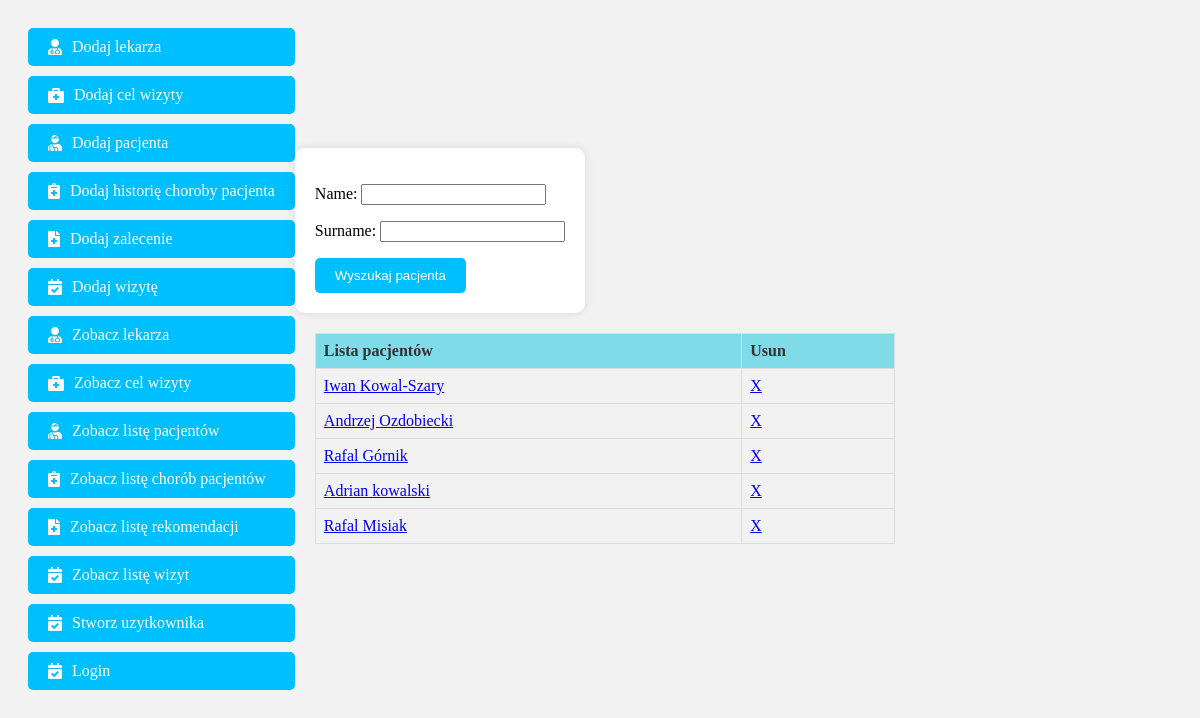
The page /show_patient/ on the database as committed earlier.
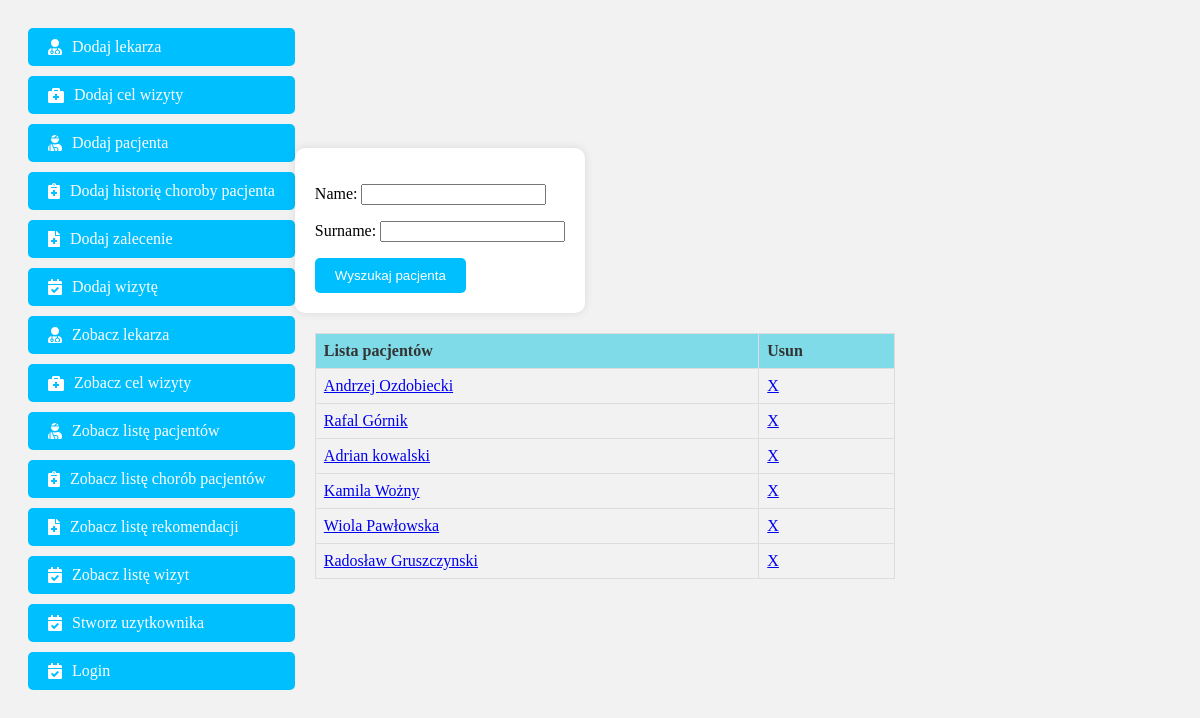
The same page on the database as committed later.
### registration/models.py (models this page shows, shortened)
class Patient(models.Model):
    name = models.CharField(max_length=64)
    surname = models.CharField(max_length=64)

### registration/views.py (the view)
# urls.py: path('show_patient/', views.LetShowPatients.as_view(), name='show_patients'),
class LetShowPatients(View):
    def get(self, request):
        db_patient = Patient.objects.all()
        form = PatientSearch(request.GET)
        if form.is_valid():
            name = form.cleaned_data.get('name', '')
            db_patient = db_patient.filter(name__contains=name)
            surname = form.cleaned_data.get('surname', '')
            if surname:
                db_patient = db_patient.filter(surname__contains=surname)
        return render(request, 'show_patient.html', {'patients': db_patient, 'form': form})

### registration/forms.py
class PatientSearch(forms.Form):
    name = forms.CharField(required=False)
    surname = forms.CharField(required=False)

### templates/show_patient.html
{% extends 'index.html' %}
{% block content %}
    <form class="nice-form">
    {{ form.as_p }}
     <button type="submit" class="nice-button">Wyszukaj pacjenta</button>
    </form>
<table class="nice-table">
    <thead>
        <tr>
            <th>Lista pacjentów</th>
            <th>Usun</th>
        </tr>
    </thead>
    <tbody>
        {% for patient in patients %}
        <tr>
            <td><a href="/show_patient/{{ patient.id }}">{{ patient.name }} {{ patient.surname }}</a></td>
            <td><a href="/delete_patient/{{ patient.id }}">X</a></td>
        </tr>
        {% endfor %}
    </tbody>
</table>
{% endblock %}

### templates/index.html (shortened to what this page needs)
{% load static %}
<!doctype html>
<html lang="en">
<head>
    <link rel="stylesheet" type="text/css" href="{% static 'base.css' %}">
    <link rel="stylesheet" href="https://cdnjs.cloudflare.com/ajax/libs/font-awesome/5.15.4/css/all.min.css">
</head>
<body class="contener">
<div class="menu">
    <a href="{% url 'doctor' %}">
        <i class="fas fa-user-md"></i>
        <span>Dodaj lekarza</span>
    </a>
    <a href="{% url 'reason' %}">
        <i class="fas fa-briefcase-medical"></i>
        <span>Dodaj cel wizyty</span>
    </a>
    <a href="{% url 'patient' %}">
        <i class="fas fa-user-injured"></i>
        <span>Dodaj pacjenta</span>
    </a>
    <a href="{% url 'history' %}">
        <i class="fas fa-notes-medical"></i>
        <span>Dodaj historię choroby pacjenta</span>
    </a>
    <a href="{% url 'recommendation' %}">
        <i class="fas fa-file-medical"></i>
        <span>Dodaj zalecenie</span>
    </a>
    <a href="{% url 'visit' %}">
        <i class="fas fa-calendar-check"></i>
        <span>Dodaj wizytę</span>
    </a>
    <a href="{% url 'show_doctors' %}">
        <i class="fas fa-user-md"></i>
        <span>Zobacz lekarza</span>
    </a>
    <a href="{% url 'show_reasons' %}">
        <i class="fas fa-briefcase-medical"></i>
        <span>Zobacz cel wizyty</span>
    </a>
    <a href="{% url 'show_patients' %}">
        <i class="fas fa-user-injured"></i>
        <span>Zobacz listę pacjentów</span>
    </a>
    <a href="{% url 'show_histories' %}">
        <i class="fas fa-notes-medical"></i>
        <span>Zobacz listę chorób pacjentów</span>
    </a>
    <a href="{% url 'show_recommendation' %}">
        <i class="fas fa-file-medical"></i>
        <span>Zobacz listę rekomendacji</span>
    </a>
    <a href="{% url 'show_visit' %}">
        <i class="fas fa-calendar-check"></i>
        <span>Zobacz listę wizyt</span>
    </a>
     <a href="{% url 'create_user' %}">
        <i class="fas fa-calendar-check"></i>
        <span>Stworz uzytkownika</span>
    </a>
    <div class="user_panel">
        {% if user.is_authenticated %}
            <a href="{% url 'logout' %}">
        <i class="fas fa-calendar-check"></i>
        <span>Logout</span>
    </a>
        {% else %}
             <a href="{% url 'login' %}">
        <i class="fas fa-calendar-check"></i>
        <span>Login</span>
    </a>
        {% endif %}
    </div>
</div>
<div class="body">{% block content %}{% endblock %}</div>
</body>
</html>

### registration/static/base.css (style rules this page uses)
.nice-table { width: 200%; border-collapse: collapse; margin-top: 20px; margin-left: 20px; }
.nice-table th, .nice-table td { border: 1px solid #dddddd; padding: 8px; text-align: left; }
.nice-table th { background-color: #7fdbe7; color: #333; }
.contener { background-color: #f2f2f2; display: flex; justify-content: flex-start; padding: 20px; }
.menu { display: flex; flex-direction: column; }
.menu a { display: flex; align-items: center; background-color: #00bfff; color: white; text-decoration: none; padding: 10px 20px; margin-bottom: 10px; border-radius: 5px; }
.menu a i { margin-right: 10px; }
.body { margin-top: 20px; }
.nice-form { flex: auto; max-width: calc(100% - 10px); margin-top: 100px; background-color: #ffffff; padding: 20px; border-radius: 10px; box-shadow: 0px 0px 10px 0px rgba(0,0,0,0.1); }
.nice-button { background-color: #00bfff; color: white; padding: 10px 20px; border: none; border-radius: 5px; cursor: pointer; transition: background-color 0.3s ease; }

Rows that differ between the two databases and show on the page:
removed Patient: name "Iwan", surname "Kowal-Szary"
removed Patient: name "Rafal", surname "Misiak"
added Patient: name "Kamila", surname "Wożny"
added Patient: name "Wiola", surname "Pawłowska"
added Patient: name "Radosław", surname "Gruszczynski"
